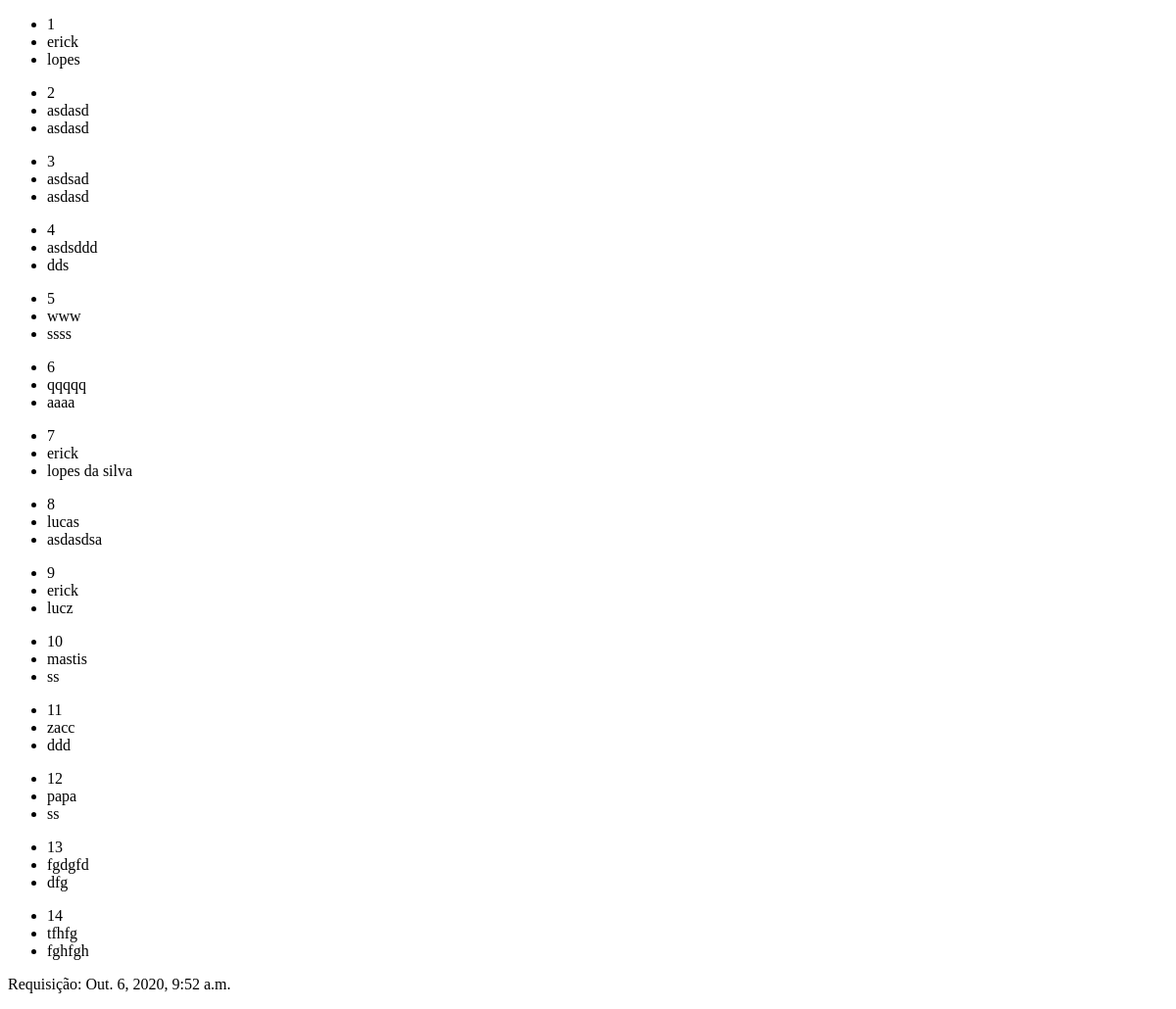
/listview/, run on an earlier commit of the app's database.
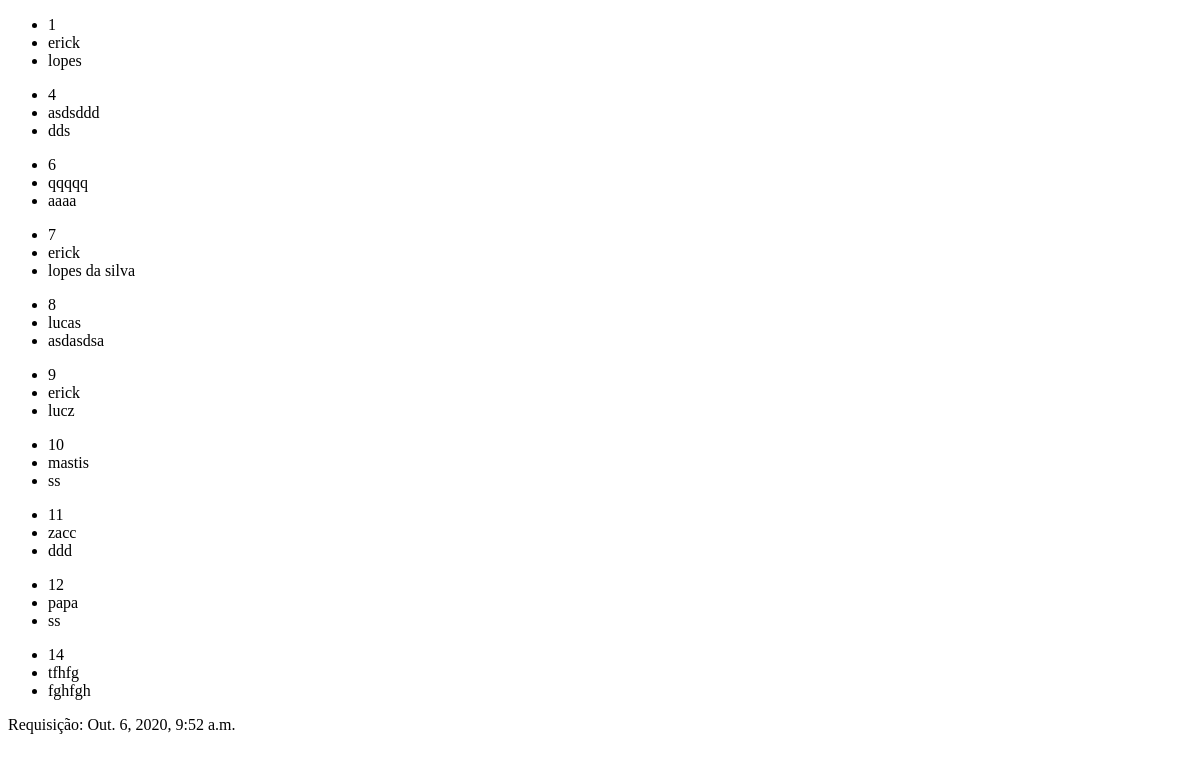
And on a later commit of the database.
### database/models.py (models this page shows)
class Person(models.Model):
    nome = models.CharField(max_length=30)
    sobrenome = models.CharField(max_length=30)

### listview/views.py (the view)
# urls.py: path('', ListViewCBV.as_view(), name='my-listview-app'),
class ListViewCBV(ListView):
    model = Person
    paginate_by = 100
    template_name = 'listview/listview.html'
    def get_context_data(self, **kwargs):
        context = super().get_context_data(**kwargs)
        context['now'] = timezone.now()
        return context

### templates/listview/listview.html (shortened to what this page needs)
<!DOCTYPE html>
<html lang="en">
<head>
</head>
<body>
    {% for person in object_list %}
        <ul>
            <li>{{ person.id }}</li>
            <li>{{ person.nome }}</li>
            <li>{{ person.sobrenome }}</li>
        </ul>
    {% empty %}
        <h1>Nenhum item encontrado</h1>
    {% endfor %}
    <p>Requisição: {{ now }}</p>
</body>
</html>

What changed in the data, as far as the page shows it:
removed Person: id "2", nome "asdasd", sobrenome "asdasd"
removed Person: id "3", nome "asdsad", sobrenome "asdasd"
removed Person: id "5", nome "www", sobrenome "ssss"
removed Person: id "13", nome "fgdgfd", sobrenome "dfg"
